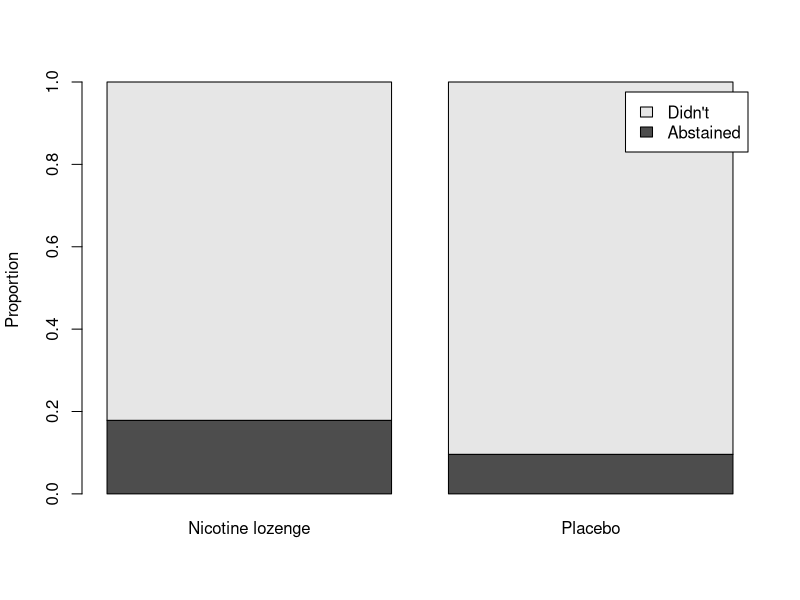

Here is the R script that generated this plot:
## ---- chunk 1
    results <- matrix(c(82, 44, 377, 414), nrow = 2, byrow = TRUE)
    colnames(results) = c("Nicotine lozenge", "Placebo")
    rownames(results) = c("Abstained", "Didn't")
    results
## ---- chunk 2
    column.percents = prop.table(results, margin = 2) # margin = 1 would be for row percentages
    barplot(column.percents, legend = T, ylab = "Proportion")
## ---- chunk 3
    prop.test(c(82, 44), c(459, 458), alternative = "greater")
## ---- chunk 4
    prop.test(c(82, 44), c(459, 458))
